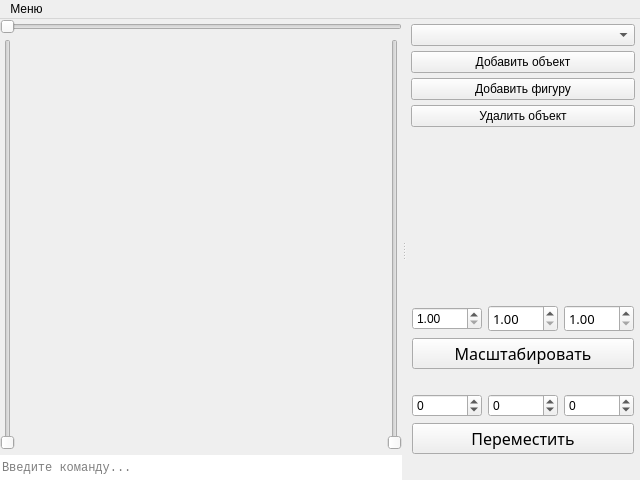
<?xml version="1.0" encoding="UTF-8"?>
<ui version="4.0">
 <class>MainWindow</class>
 <widget class="QMainWindow" name="MainWindow">
  <property name="geometry">
   <rect>
    <x>0</x>
    <y>0</y>
    <width>640</width>
    <height>480</height>
   </rect>
  </property>
  <property name="windowTitle">
   <string>openMF</string>
  </property>
  <property name="windowIcon">
   <iconset>
    <normaloff>img/3d-modeling.png</normaloff>img/3d-modeling.png</iconset>
  </property>
  <property name="iconSize">
   <size>
    <width>48</width>
    <height>48</height>
   </size>
  </property>
  <widget class="QWidget" name="centralwidget">
   <layout class="QVBoxLayout" name="verticalLayout_6">
    <property name="leftMargin">
     <number>0</number>
    </property>
    <property name="topMargin">
     <number>0</number>
    </property>
    <property name="rightMargin">
     <number>0</number>
    </property>
    <property name="bottomMargin">
     <number>0</number>
    </property>
    <item>
     <widget class="QSplitter" name="splitter">
      <property name="orientation">
       <enum>Qt::Horizontal</enum>
      </property>
      <widget class="QWidget" name="layoutWidget">
       <layout class="QVBoxLayout" name="verticalLayout">
        <property name="spacing">
         <number>5</number>
        </property>
        <property name="bottomMargin">
         <number>0</number>
        </property>
        <item>
         <widget class="QSlider" name="rotateYslider">
          <property name="toolTip">
           <string>&lt;html&gt;&lt;head/&gt;&lt;body&gt;&lt;p&gt;Вращение вокруг оси Y&lt;/p&gt;&lt;/body&gt;&lt;/html&gt;</string>
          </property>
          <property name="maximum">
           <number>360</number>
          </property>
          <property name="singleStep">
           <number>10</number>
          </property>
          <property name="orientation">
           <enum>Qt::Horizontal</enum>
          </property>
         </widget>
        </item>
        <item>
         <layout class="QHBoxLayout" name="horizontalLayout" stretch="0,1,0">
          <item>
           <widget class="QSlider" name="rotateXslider">
            <property name="toolTip">
             <string>&lt;html&gt;&lt;head/&gt;&lt;body&gt;&lt;p&gt;Вращение вокруг оси Х&lt;/p&gt;&lt;/body&gt;&lt;/html&gt;</string>
            </property>
            <property name="maximum">
             <number>360</number>
            </property>
            <property name="singleStep">
             <number>10</number>
            </property>
            <property name="orientation">
             <enum>Qt::Vertical</enum>
            </property>
            <property name="tickInterval">
             <number>0</number>
            </property>
           </widget>
          </item>
          <item>
           <widget class="QLabel" name="scene_label">
            <property name="sizePolicy">
             <sizepolicy hsizetype="Ignored" vsizetype="Ignored">
              <horstretch>0</horstretch>
              <verstretch>0</verstretch>
             </sizepolicy>
            </property>
            <property name="minimumSize">
             <size>
              <width>300</width>
              <height>300</height>
             </size>
            </property>
            <property name="cursor">
             <cursorShape>OpenHandCursor</cursorShape>
            </property>
            <property name="text">
             <string/>
            </property>
            <property name="scaledContents">
             <bool>true</bool>
            </property>
           </widget>
          </item>
          <item>
           <widget class="QSlider" name="rotateZslider">
            <property name="toolTip">
             <string>&lt;html&gt;&lt;head/&gt;&lt;body&gt;&lt;p&gt;Вращение вокруг оси Z&lt;/p&gt;&lt;/body&gt;&lt;/html&gt;</string>
            </property>
            <property name="maximum">
             <number>360</number>
            </property>
            <property name="singleStep">
             <number>10</number>
            </property>
            <property name="orientation">
             <enum>Qt::Vertical</enum>
            </property>
           </widget>
          </item>
         </layout>
        </item>
        <item>
         <widget class="QLineEdit" name="command_edit">
          <property name="minimumSize">
           <size>
            <width>0</width>
            <height>25</height>
           </size>
          </property>
          <property name="font">
           <font>
            <family>Consolas</family>
           </font>
          </property>
          <property name="frame">
           <bool>false</bool>
          </property>
          <property name="placeholderText">
           <string>Введите команду...</string>
          </property>
         </widget>
        </item>
       </layout>
      </widget>
      <widget class="QWidget" name="">
       <layout class="QVBoxLayout" name="manipulatingContainer">
        <item>
         <widget class="QWidget" name="widget" native="true">
          <layout class="QVBoxLayout" name="verticalLayout_2">
           <property name="spacing">
            <number>5</number>
           </property>
           <property name="leftMargin">
            <number>5</number>
           </property>
           <property name="topMargin">
            <number>5</number>
           </property>
           <property name="rightMargin">
            <number>5</number>
           </property>
           <property name="bottomMargin">
            <number>5</number>
           </property>
           <item>
            <widget class="QComboBox" name="objectsBox">
             <property name="styleSheet">
              <string notr="true">font: 75 8pt &quot;Sitka&quot;;</string>
             </property>
            </widget>
           </item>
           <item>
            <widget class="QPushButton" name="addObject">
             <property name="styleSheet">
              <string notr="true">font: 75 10pt &quot;Sitka&quot;;</string>
             </property>
             <property name="text">
              <string>Добавить объект</string>
             </property>
             <property name="icon">
              <iconset>
               <normaloff>img/sphinx.png</normaloff>img/sphinx.png</iconset>
             </property>
             <property name="iconSize">
              <size>
               <width>25</width>
               <height>25</height>
              </size>
             </property>
            </widget>
           </item>
           <item>
            <widget class="QPushButton" name="addShape">
             <property name="styleSheet">
              <string notr="true">font: 75 10pt &quot;Sitka&quot;;</string>
             </property>
             <property name="text">
              <string>Добавить фигуру</string>
             </property>
             <property name="icon">
              <iconset>
               <normaloff>img/shapes.png</normaloff>img/shapes.png</iconset>
             </property>
             <property name="iconSize">
              <size>
               <width>25</width>
               <height>25</height>
              </size>
             </property>
            </widget>
           </item>
           <item alignment="Qt::AlignTop">
            <widget class="QPushButton" name="removeObject">
             <property name="styleSheet">
              <string notr="true">font: 75 10pt &quot;Sitka&quot;;</string>
             </property>
             <property name="text">
              <string>Удалить объект</string>
             </property>
             <property name="icon">
              <iconset>
               <normaloff>img/eraser.png</normaloff>img/eraser.png</iconset>
             </property>
             <property name="iconSize">
              <size>
               <width>25</width>
               <height>25</height>
              </size>
             </property>
            </widget>
           </item>
          </layout>
         </widget>
        </item>
        <item>
         <widget class="QWidget" name="" native="true">
          <property name="sizePolicy">
           <sizepolicy hsizetype="Preferred" vsizetype="Fixed">
            <horstretch>0</horstretch>
            <verstretch>0</verstretch>
           </sizepolicy>
          </property>
          <property name="maximumSize">
           <size>
            <width>16777215</width>
            <height>200</height>
           </size>
          </property>
          <layout class="QVBoxLayout" name="verticalLayout_5">
           <property name="leftMargin">
            <number>6</number>
           </property>
           <property name="topMargin">
            <number>6</number>
           </property>
           <property name="rightMargin">
            <number>6</number>
           </property>
           <property name="bottomMargin">
            <number>6</number>
           </property>
           <item>
            <layout class="QVBoxLayout" name="verticalLayout_3">
             <item>
              <layout class="QHBoxLayout" name="horizontalLayout_2">
               <item>
                <widget class="QDoubleSpinBox" name="scaleBoxX">
                 <property name="styleSheet">
                  <string notr="true">font: 75 10pt &quot;Sitka&quot;;</string>
                 </property>
                 <property name="minimum">
                  <double>1.000000000000000</double>
                 </property>
                 <property name="maximum">
                  <double>2.000000000000000</double>
                 </property>
                 <property name="singleStep">
                  <double>0.010000000000000</double>
                 </property>
                </widget>
               </item>
               <item>
                <widget class="QDoubleSpinBox" name="scaleBoxY">
                 <property name="font">
                  <font>
                   <family>Sitka</family>
                   <pointsize>10</pointsize>
                   <weight>9</weight>
                   <italic>false</italic>
                   <bold>false</bold>
                  </font>
                 </property>
                 <property name="styleSheet">
                  <string notr="true">font: 75 10pt &quot;Sitka&quot;;</string>
                 </property>
                 <property name="minimum">
                  <double>1.000000000000000</double>
                 </property>
                 <property name="maximum">
                  <double>2.000000000000000</double>
                 </property>
                 <property name="singleStep">
                  <double>0.010000000000000</double>
                 </property>
                </widget>
               </item>
               <item>
                <widget class="QDoubleSpinBox" name="scaleBoxZ">
                 <property name="font">
                  <font>
                   <family>Sitka</family>
                   <pointsize>10</pointsize>
                   <weight>9</weight>
                   <italic>false</italic>
                   <bold>false</bold>
                  </font>
                 </property>
                 <property name="styleSheet">
                  <string notr="true">font: 75 10pt &quot;Sitka&quot;;</string>
                 </property>
                 <property name="minimum">
                  <double>1.000000000000000</double>
                 </property>
                 <property name="maximum">
                  <double>2.000000000000000</double>
                 </property>
                 <property name="singleStep">
                  <double>0.010000000000000</double>
                 </property>
                </widget>
               </item>
              </layout>
             </item>
             <item>
              <widget class="QPushButton" name="scaleButton">
               <property name="font">
                <font>
                 <family>Sitka</family>
                 <pointsize>12</pointsize>
                 <weight>9</weight>
                 <italic>false</italic>
                 <bold>false</bold>
                </font>
               </property>
               <property name="styleSheet">
                <string notr="true">font: 75 12pt &quot;Sitka&quot;;</string>
               </property>
               <property name="text">
                <string>Масштабировать</string>
               </property>
              </widget>
             </item>
            </layout>
           </item>
           <item>
            <layout class="QVBoxLayout" name="verticalLayout_4">
             <item>
              <layout class="QHBoxLayout" name="horizontalLayout_3">
               <item>
                <widget class="QSpinBox" name="moveBoxX">
                 <property name="minimum">
                  <number>-1000</number>
                 </property>
                 <property name="maximum">
                  <number>1000</number>
                 </property>
                </widget>
               </item>
               <item>
                <widget class="QSpinBox" name="moveBoxY">
                 <property name="minimum">
                  <number>-1000</number>
                 </property>
                 <property name="maximum">
                  <number>1000</number>
                 </property>
                </widget>
               </item>
               <item>
                <widget class="QSpinBox" name="moveBoxZ">
                 <property name="minimum">
                  <number>-1000</number>
                 </property>
                 <property name="maximum">
                  <number>1000</number>
                 </property>
                </widget>
               </item>
              </layout>
             </item>
             <item>
              <widget class="QPushButton" name="moveButton">
               <property name="font">
                <font>
                 <family>Sitka</family>
                 <pointsize>12</pointsize>
                 <weight>9</weight>
                 <italic>false</italic>
                 <bold>false</bold>
                </font>
               </property>
               <property name="styleSheet">
                <string notr="true">font: 75 12pt &quot;Sitka&quot;;</string>
               </property>
               <property name="text">
                <string>Переместить</string>
               </property>
              </widget>
             </item>
            </layout>
           </item>
          </layout>
         </widget>
        </item>
       </layout>
      </widget>
     </widget>
    </item>
   </layout>
  </widget>
  <widget class="QMenuBar" name="menubar">
   <property name="geometry">
    <rect>
     <x>0</x>
     <y>0</y>
     <width>640</width>
     <height>21</height>
    </rect>
   </property>
   <widget class="QMenu" name="menu">
    <property name="title">
     <string>Меню</string>
    </property>
    <addaction name="separator"/>
    <addaction name="action_2"/>
    <addaction name="action_3"/>
    <addaction name="separator"/>
    <addaction name="action_4"/>
   </widget>
   <addaction name="menu"/>
  </widget>
  <action name="action_2">
   <property name="icon">
    <iconset>
     <normaloff>img/3d-file.png</normaloff>img/3d-file.png</iconset>
   </property>
   <property name="text">
    <string>Загрузить объект</string>
   </property>
  </action>
  <action name="action_3">
   <property name="icon">
    <iconset>
     <normaloff>img/disk.png</normaloff>img/disk.png</iconset>
   </property>
   <property name="text">
    <string>Сохранить объект</string>
   </property>
  </action>
  <action name="action_4">
   <property name="icon">
    <iconset>
     <normaloff>img/logout.png</normaloff>img/logout.png</iconset>
   </property>
   <property name="text">
    <string>Выход</string>
   </property>
  </action>
 </widget>
 <resources/>
 <connections/>
</ui>
